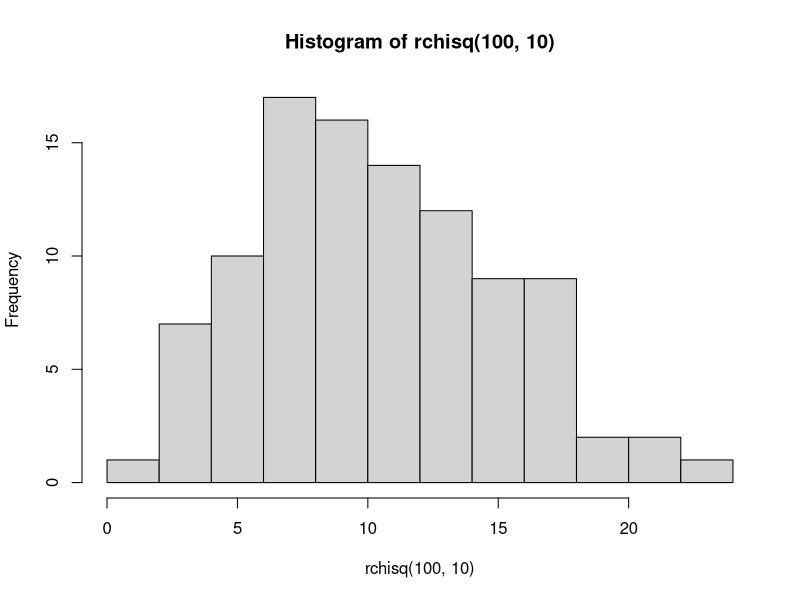

Generate this figure with R:
# SOAL 4

# Diketahui nilai x = 2 dan v = 10. Tentukan:

# a. Fungsi Probabilitas dari Distribusi Chi-Square.

cat("Probabilitas Distribusi Chi-Square: ", dchisq(2,10))

# =====

# b. Histogram dari Distribusi Chi-Square dengan 100 data random.

hist(rchisq(100, 10))

# =====

# c. Nilai Rataan (μ) dan Varian (σ²) dari DistribusiChi-Square.

p = 10
# Rata-rata
rata2 = p
rata2
#Varian
varian = 2*p
cat("Rata-rata: ", rata2, "\nVarian: ", varian)

# =====